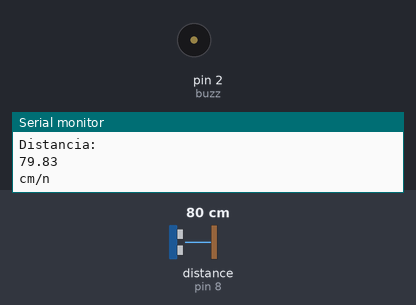
A sketch run on a simulated Arduino Uno, built with avr-gcc and run on an emulated ATmega328P. On the bench: buzzer (waves = sounding, pin HIGH), the last lines printed to the serial monitor. Wiring (inferred from the names in the program): ultrasonic range finder: trigger pin 9; echo pin 8. The inputs (shaded band) are chosen by the test bench; at power-on: distance to the obstacle (sensor on pin 8) 80 cm. The echo pulse lasts 58.3 µs per cm; pins used as bus, display or sensor lines are not drawn.

Above: at 6.61 s.
7.3 s: distance to the obstacle (sensor on pin 8) set to 2 cm
At 8.5 s:
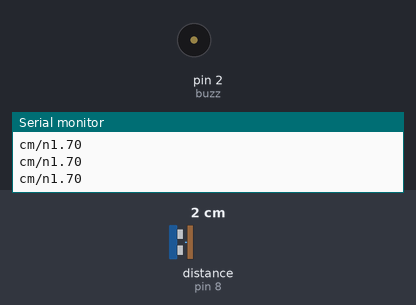
9.1 s: distance to the obstacle (sensor on pin 8) set to 9 cm
At 9.32 s:
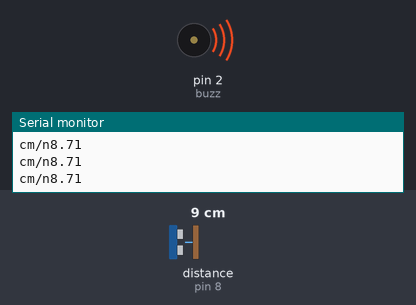
12.6 s: distance to the obstacle (sensor on pin 8) set to 4 cm
Timing chart, 0 to 20.1 s (numbered marks = the images above; inputs shaded):
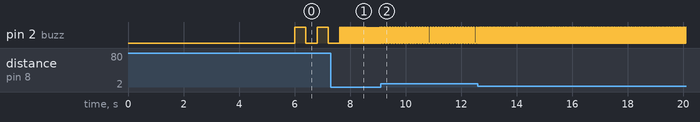

The sketch:

almost.ino
```cpp
int trig=9;
int echo=8;
int buzz = 2;
int duration;
float distance;

void setup()
{
  Serial.begin(9600);
  pinMode(trig, OUTPUT);
  digitalWrite(trig, LOW);
  delayMicroseconds(2);
  pinMode(echo, INPUT);
  delay(6000);
  pinMode(buzz, OUTPUT);
  Serial.println("Distancia:");
}

void loop()
{
  int i=5;
  digitalWrite(trig, HIGH);
  delayMicroseconds(10);
  digitalWrite(trig, LOW);
  duration = pulseIn(echo, HIGH);
  distance = duration/58.2;//converte a o pulso de retorno em distancia em cm
  Serial.println(distance);
    Serial.print("cm");
    Serial.print("/n");

  if(distance<=150 && distance >=1)
  {
    i=distance*i;
    digitalWrite(buzz, HIGH);
    delay(i);
    digitalWrite(buzz, LOW);
    delay(i);
  }
  delay(10);
}
```

Measured:
- after the input at 7.3 s, pin 2 (buzz): alternates HIGH for 0.01 s and LOW for 0.02 s, starting after 0.34 s
- after the input at 9.1 s, pin 2 (buzz): alternates HIGH for 0.04 s and LOW for 0.05 s, starting after 0.07 s
- after the input at 12.6 s, pin 2 (buzz): alternates HIGH for 0.02 s and LOW for 0.03 s, starting after 0.08 s
- by itself, pin 2 (buzz): alternates HIGH for 0.40 s and LOW for 0.41 s
